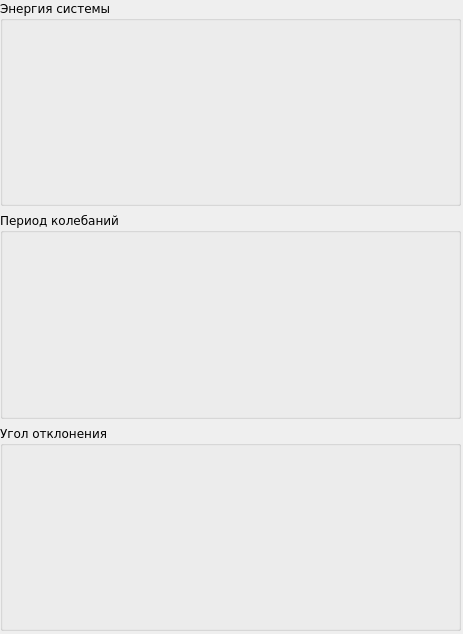
<?xml version="1.0" encoding="UTF-8"?>
<ui version="4.0">
 <class>Graphs</class>
 <widget class="QDialog" name="Graphs">
  <property name="geometry">
   <rect>
    <x>0</x>
    <y>0</y>
    <width>463</width>
    <height>634</height>
   </rect>
  </property>
  <property name="minimumSize">
   <size>
    <width>463</width>
    <height>634</height>
   </size>
  </property>
  <property name="maximumSize">
   <size>
    <width>9999999</width>
    <height>9999999</height>
   </size>
  </property>
  <property name="windowTitle">
   <string>Графики</string>
  </property>
  <widget class="QWidget" name="layoutWidget">
   <property name="geometry">
    <rect>
     <x>0</x>
     <y>0</y>
     <width>461</width>
     <height>631</height>
    </rect>
   </property>
   <property name="font">
    <font>
     <family>DejaVu Sans</family>
     <pointsize>9</pointsize>
    </font>
   </property>
   <layout class="QVBoxLayout" name="verticalLayout_2">
    <property name="sizeConstraint">
     <enum>QLayout::SetMaximumSize</enum>
    </property>
    <item>
     <widget class="QGroupBox" name="groupBox">
      <property name="font">
       <font>
        <family>DejaVu Sans</family>
        <pointsize>9</pointsize>
       </font>
      </property>
      <property name="title">
       <string>Энергия системы</string>
      </property>
      <widget class="QCustomPlot" name="widget" native="true">
       <property name="geometry">
        <rect>
         <x>10</x>
         <y>20</y>
         <width>441</width>
         <height>181</height>
        </rect>
       </property>
       <property name="font">
        <font>
         <family>DejaVu Sans</family>
         <pointsize>9</pointsize>
        </font>
       </property>
      </widget>
     </widget>
    </item>
    <item>
     <widget class="QGroupBox" name="groupBox_2">
      <property name="font">
       <font>
        <family>DejaVu Sans</family>
        <pointsize>9</pointsize>
       </font>
      </property>
      <property name="title">
       <string>Период колебаний</string>
      </property>
      <widget class="QCustomPlot" name="widget_2" native="true">
       <property name="geometry">
        <rect>
         <x>10</x>
         <y>20</y>
         <width>441</width>
         <height>181</height>
        </rect>
       </property>
       <property name="font">
        <font>
         <family>DejaVu Sans</family>
         <pointsize>9</pointsize>
        </font>
       </property>
      </widget>
     </widget>
    </item>
    <item>
     <widget class="QGroupBox" name="groupBox_3">
      <property name="font">
       <font>
        <family>DejaVu Sans</family>
        <pointsize>9</pointsize>
       </font>
      </property>
      <property name="title">
       <string>Угол отклонения</string>
      </property>
      <widget class="QCustomPlot" name="widget_3" native="true">
       <property name="geometry">
        <rect>
         <x>10</x>
         <y>20</y>
         <width>441</width>
         <height>171</height>
        </rect>
       </property>
       <property name="font">
        <font>
         <family>DejaVu Sans</family>
         <pointsize>9</pointsize>
        </font>
       </property>
      </widget>
     </widget>
    </item>
   </layout>
  </widget>
 </widget>
 <customwidgets>
  <customwidget>
   <class>QCustomPlot</class>
   <extends>QWidget</extends>
   <header>qcustomplot.h</header>
   <container>1</container>
  </customwidget>
 </customwidgets>
 <resources/>
 <connections/>
</ui>
